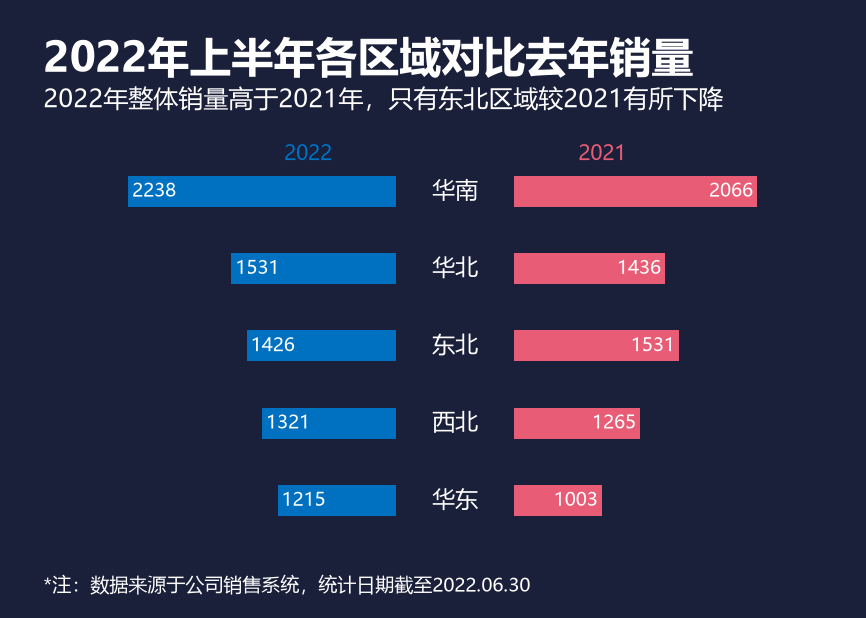

The script that saved this image:
# -*- coding: utf-8 -*-
import matplotlib
matplotlib.use('Agg')
import matplotlib.pyplot as plt
from matplotlib.font_manager import FontProperties
from matplotlib.lines import Line2D
import numpy as np

# 字体定义
f_title  = FontProperties(family='Microsoft YaHei', size=20, weight='bold')
f_sub    = FontProperties(family='Microsoft YaHei', size=12, weight='normal')
f_label  = FontProperties(family='Microsoft YaHei', size=11)
f_value  = FontProperties(family='Microsoft YaHei', size=9)
f_note   = FontProperties(family='Microsoft YaHei', size=9)
f_legend = FontProperties(family='Microsoft YaHei', size=10)

# 数据（按图片从上到下顺序）
regions = ['华南', '华北', '东北', '西北', '华东']
sales_2022 = [2238, 1531, 1426, 1321, 1215]
sales_2021 = [2066, 1436, 1531, 1265, 1003]

# 尺寸 14.68cm x 10.47cm
fig_w = 14.68 / 2.54
fig_h = 10.47 / 2.54
fig, ax = plt.subplots(figsize=(fig_w, fig_h), dpi=150)

# 颜色
bg_color    = '#1A1F3A'
text_color  = '#FFFFFF'
grid_color  = '#6A71A8'
color_2022  = '#0070C0'   # 2022 标准蓝
color_2021  = '#E85D75'   # 2021 红色

fig.patch.set_facecolor(bg_color)
ax.set_facecolor(bg_color)

# 蝴蝶图：左侧2022（向左延伸），右侧2021（向右延伸）
bar_h = 0.5
# 同色条形之间垂直间隙 = 150% 条高，行中心距 = bar_h * (1 + 1.5)
y_step = bar_h * 2.5
y_pos = np.arange(len(regions)) * y_step
max_val = max(max(sales_2022), max(sales_2021))

# 坐标轴设置（先定 xlim 以便换算 1cm 对应的数据单位）
ax.set_ylim(-0.9, y_pos[-1] + 0.7)
ax.set_xlim(-max_val * 1.18, max_val * 1.18)
ax.invert_yaxis()

# 计算 1cm 对应的数据单位（axes 宽度占比 = right - left）
ax_w_inch = (0.97 - 0.08) * fig_w
ax_w_cm = ax_w_inch * 2.54
data_width = max_val * 1.18 * 2
cm_in_data = data_width / ax_w_cm
# 左右条形之间的距离为 2cm（每侧留 1cm）
gap = cm_in_data * 1.0

# 左侧条形（2022）：从 -v22 到 -gap
left_widths = [v - gap for v in sales_2022]
ax.barh(y_pos, left_widths, left=[-v for v in sales_2022],
        height=bar_h, color=color_2022, edgecolor='none', zorder=3,
        align='center')
# 右侧条形（2021）：从 gap 到 v21
right_widths = [v - gap for v in sales_2021]
ax.barh(y_pos, right_widths, left=gap,
        height=bar_h, color=color_2021, edgecolor='none', zorder=3,
        align='center')

# 数值写在条形上（条形内远离中心端，白色文字）
inner_pad = max_val * 0.012
for y, v22, v21 in zip(y_pos, sales_2022, sales_2021):
    ax.text(-v22 + inner_pad, y, f'{v22}', ha='left', va='center',
            fontproperties=f_value, color=text_color, zorder=8)
    ax.text(v21 - inner_pad, y, f'{v21}', ha='right', va='center',
            fontproperties=f_value, color=text_color, zorder=8)

# 中间区域名称
for y, name in zip(y_pos, regions):
    ax.text(0, y, name, ha='center', va='center',
            fontproperties=f_label, color=text_color, zorder=9,
            bbox=dict(facecolor=bg_color, edgecolor='none', pad=3))

# 隐藏所有轴线和刻度
for spine in ax.spines.values():
    spine.set_visible(False)
ax.set_xticks([])
ax.set_yticks([])
ax.tick_params(length=0)

# 图例（往外挪、往上挪，无边框）
legend_y = -0.6
ax.text(-max_val * 0.45, legend_y, '2022', ha='center', va='center',
        fontproperties=f_legend, color=color_2022, zorder=10)
ax.text(max_val * 0.45, legend_y, '2021', ha='center', va='center',
        fontproperties=f_legend, color=color_2021, zorder=10)

# 主标题
fig.text(0.05, 0.94, '2022年上半年各区域对比去年销量',
         ha='left', va='top', fontproperties=f_title, color=text_color)
# 副标题
fig.text(0.05, 0.86, '2022年整体销量高于2021年，只有东北区域较2021有所下降',
         ha='left', va='top', fontproperties=f_sub, color=text_color)

# 底部脚注
fig.text(0.05, 0.035, '*注：数据来源于公司销售系统，统计日期截至2022.06.30',
         ha='left', va='bottom', fontproperties=f_note, color=text_color)

plt.subplots_adjust(left=0.08, right=0.97, top=0.78, bottom=0.12)
plt.savefig('蝴蝶图.png', facecolor=bg_color, dpi=150)
print('saved 蝴蝶图.png')
